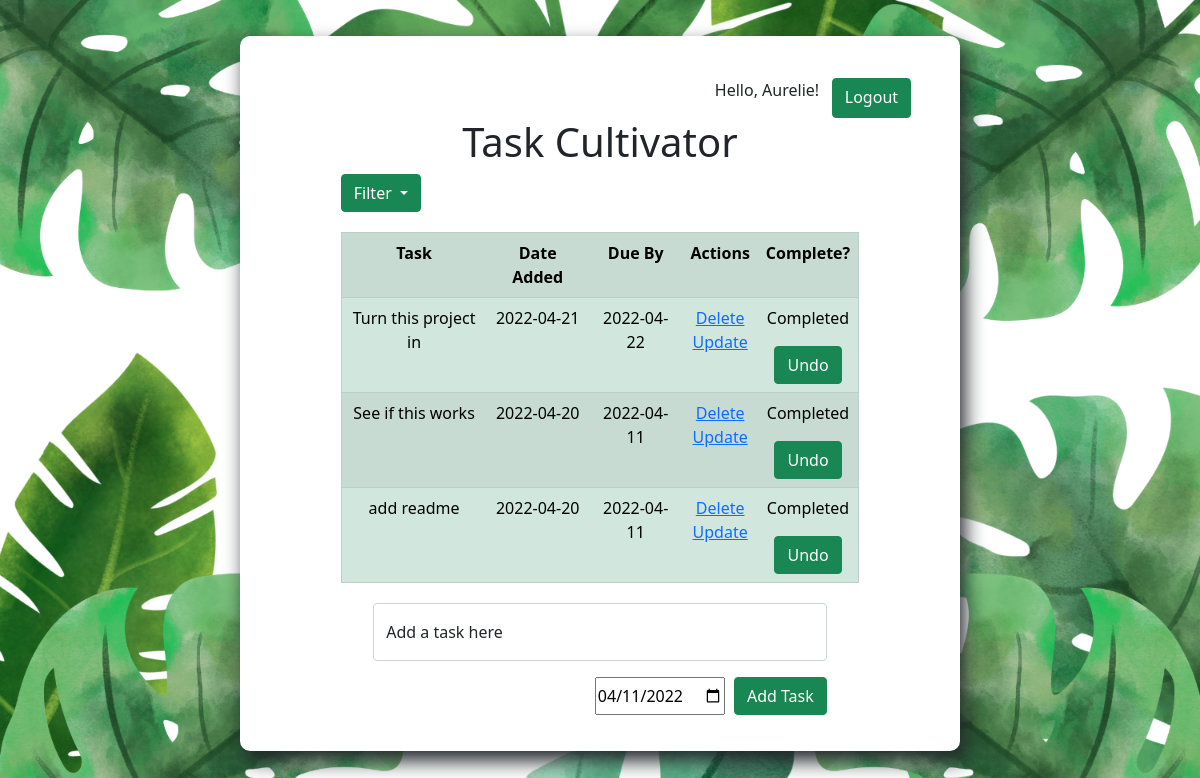
/newest (signed in), run on the app's committed database.
### index.py (models this page shows, shortened)
class User(db.Model, UserMixin):
    __table_name__ = 'user'
    id = db.Column(db.Integer, primary_key=True)
    first_name = db.Column(db.String(20), nullable=False)
    last_name = db.Column(db.String(20), nullable=False)
    password = db.Column(db.String(80), nullable=False)
    email = db.Column(db.String(30), nullable=False, unique=True)
    todos = db.relationship('Todo', backref='user')

class Todo(db.Model):
    __table_name__ = 'todo'
    id = db.Column(db.Integer, primary_key=True)
    content = db.Column(db.String(200), nullable=False)
    due_date = db.Column(db.DateTime, nullable=False, default=datetime.utcnow)
    completed = db.Column(db.Integer, default=0)
    data_created = db.Column(db.DateTime, default=datetime.utcnow)
    is_complete = db.Column(db.Boolean, default=False)
    user_id = db.Column(db.Integer, db.ForeignKey('user.id'), nullable=False)

### index.py (the view)
@app.route("/newest")
def todo_newest():
    tasks = Todo.query.order_by(Todo.data_created.desc()).filter_by(
        user_id=current_user.id).all()
    logged_in_user = User.query.filter_by(id=current_user.id).first()
    return render_template("index.html", tasks=tasks, user=logged_in_user)

### index.py (called while the page is built)
@login_manager.user_loader  # loads user from database
def load_user(user_id):  # user_id is the id of the user
    return User.query.get(int(user_id))  # returns user object

### templates/index.html (shortened to what this page needs)
{% extends 'base.html' %}  {% block body %}
<div class="page">
  <head>
    <link
      href="https://cdn.jsdelivr.net/npm/bootstrap@5.1.3/dist/css/bootstrap.min.css"
      rel="stylesheet"
    />
  </head>
  <div class="content task-striker">
    <div class="logout-button">
      <p style="margin-right: 2%">Hello, {{user.first_name}}!</p>
      <a class="btn btn-success" href="/logout" role="button">Logout</a>
    </div>
    <h1 class="headers">Task Cultivator</h1>
    {% if tasks|length < 1 %}
    <h4 class="headers">
      Hi {{user.first_name}}! You don't seem to have any tasks at the moment.
      Create one below!
    </h4>
    {% else %}
    <div class="dropdown filter-button">
      <button
        class="btn btn-success dropdown-toggle"
        type="button"
        id="dropdownMenuButton1"
        data-bs-toggle="dropdown"
        aria-expanded="false"
      >
        Filter
      </button>
    </div>
    <table class="table table-success table-striped table-hover task-table">
      <tr style="text-align: center">
        <th>Task</th>
        <th>Date Added</th>
        <th>Due By</th>
        <th>Actions</th>
        <th>Complete?</th>
      </tr>
      {% for task in tasks%}
      <tr>
        <td>{{task.content}}</td>
        <td>{{task.data_created.date()}}</td>
        <td>{{task.due_date.date()}}</td>
        <td>
          <a href="/task/{{task.id}}/delete">Delete</a>
          <br />
          <a href="/task/{{task.id}}/update">Update</a>
        </td>
        <td>
          {% if task.is_complete == True %}
          <p>Completed</p>
          <form action="/task/{{task.id}}/complete" method="POST">
            <input type="submit" class="btn btn-success" value="Undo" />
          </form>
          {% endif %}
        </td>
      </tr>
      {% endfor %}
    </table>
    {% endif %}
    <div class="form">
      <form action="/task/add" method="POST">
        <div class="form-floating mb-3">
          <input
            type="text"
            name="content"
            class="form-control"
            id="floatingInput content"
            placeholder="name@example.com"
          />
          <label for="floatingInput">Add a task here</label>
        </div>
        <div class="date-submit">
          <input
            type="date"
            id="due_date"
            name="due_date"
            value="2022-04-11"
            min="2022-04-11"
            max="2028-12-31"
            style="margin-right: 2%"
          />
          <input type="submit" class="btn btn-success" value="Add Task" />
        </div>
      </form>
    </div>
  </div>
</div>
{% endblock %}

### static/css/main.css (style rules this page uses)
body { margin: 0; font-family: 'Roboto Mono', monospace; }
.content { margin-top: 10%; margin-bottom: 5% }
.date-submit { display: flex; justify-content: flex-end; }
table, td, th { border: 1px solid #aaa; }
.task-table { max-width: 80%; }
table { border-collapse: collapse; width: 50%; margin-left: 10%; margin-top: 3%; }
.filter-button { margin-left:10% }
.task-striker { background-color: white; width: 60%; margin-top: 3%; margin-bottom: 20%; padding: 3%; position: absolute; left: 20%; box-shadow: 5px 10px 20px 0px; border-radius: 10px; }
th { height: 30px; }
td { text-align: center; padding: 5px; }
.form { margin-top: 20px; align-content: center; margin-left: 15%; width: 70% }
.headers { text-align: center; }
.logout-button { display:flex; justify-content: flex-end; margin-top: 1%; margin-right: 2%; }
html { background-image: url("/static/LoginSignupPage.png"); background-repeat: no-repeat; background-size: cover; }

### data on the page
User: first_name "Aurelie"
Todo: content "Turn this project in", data_created "2022-04-21", due_date "2022-04-22"
Todo: content "See if this works", data_created "2022-04-20", due_date "2022-04-11"
Todo: content "add readme", data_created "2022-04-20", due_date "2022-04-11"
